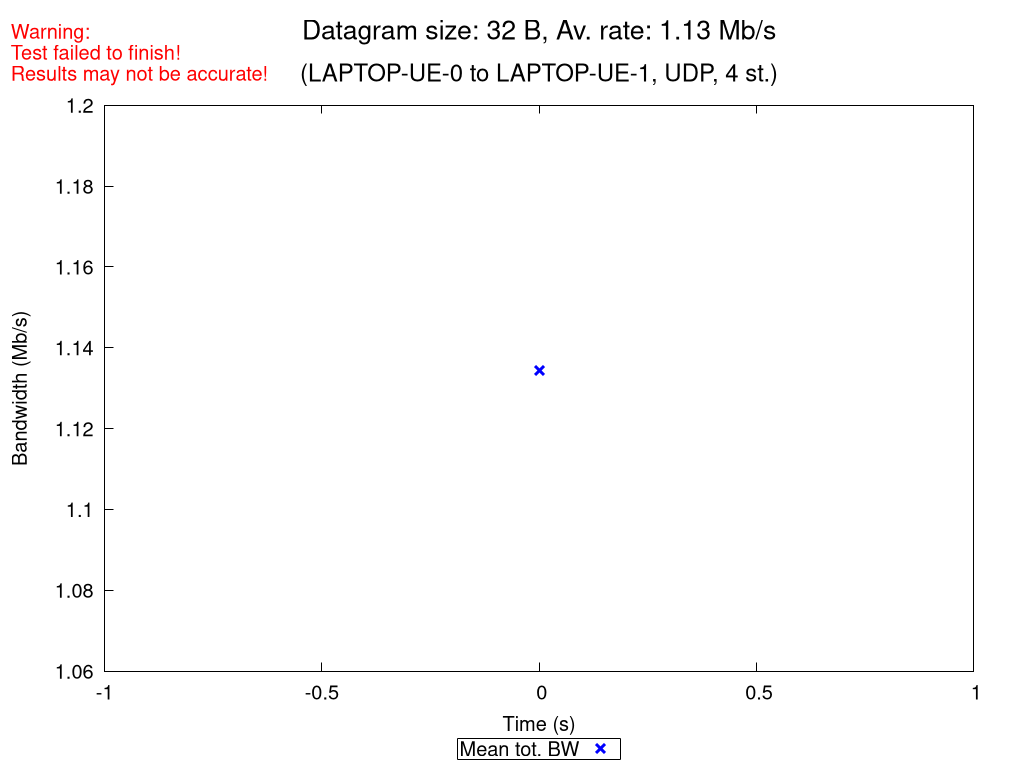

gnuplot code for this plot:
set terminal pngcairo nocrop enhanced size 1024,768 font "Verdana,15"
set output "UDP_4_st_2020_10_18_08-18-25_one2two_00032B.png"

set title "{/=20 Datagram size: 32 B, Av. rate: 1.13 Mb/s}\n\n{/=18 (LAPTOP-UE-0 to LAPTOP-UE-1, UDP, 4 st.)}"
set label "Warning:\nTest failed to finish!\nResults may not be accurate!" at screen 0.01, screen 0.96 tc rgb "red"

set xlabel "Time (s)"
set ylabel "Bandwidth (Mb/s)"
set ytics nomirror
set key bmargin center horizontal box samplen 1 width -1
set bmargin 4.6
set rmargin 4.5

rf = 1000000.0  # rate factor
set style fill transparent solid 0.2 noborder
set autoscale xfix
plot "UDP_4_st_2020_10_18_08-18-25_one2two_00032B_iperf_processed.dat" using 1:($2/rf-$3/rf):($2/rf+$3/rf) with filledcurves lc rgb "blue" notitle, \
     "" using 1:($2/rf) with points pt 2 ps 1.5 lw 3 lc rgb "blue" title "Mean tot. BW", \
